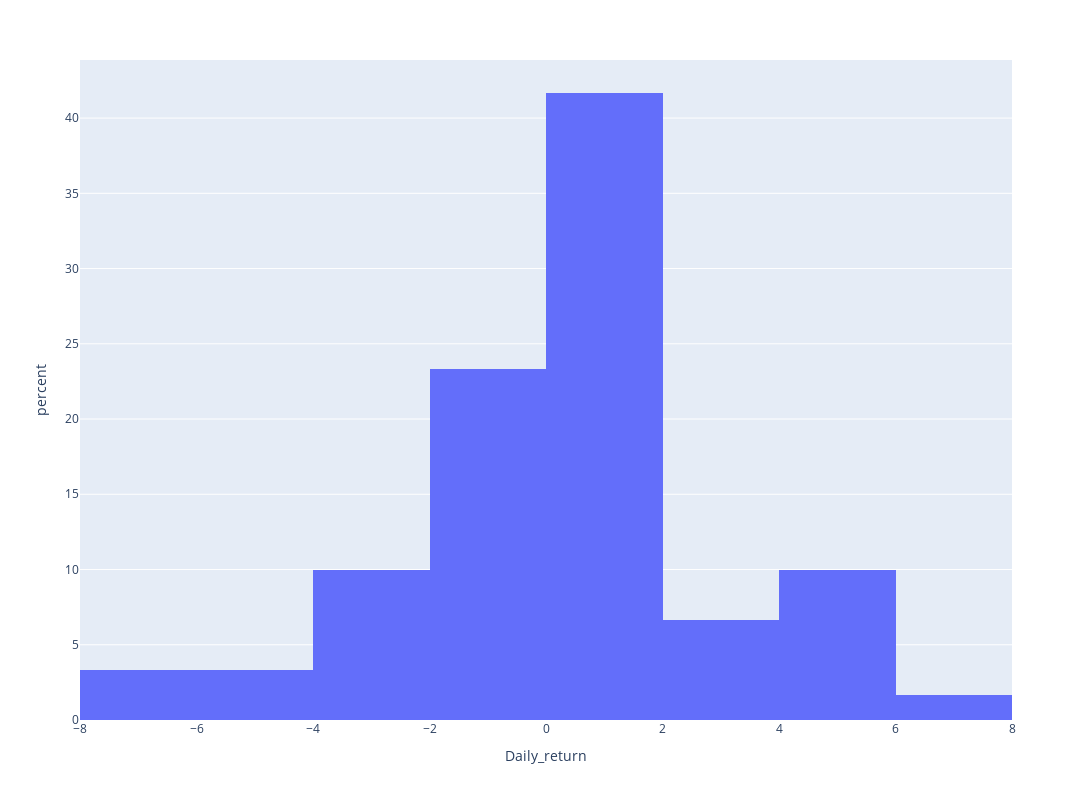

Notebook code cell kept with this figure:
### Code cell
dfig = go.Figure()
px.histogram(df.head(60), x="Daily_return",histnorm='percent', width=1200,    height=800)

### Figure 1 — Plotly figure (JSON) as saved in the notebook; plotly's stock layout.template omitted (floating-point values rounded to 4 significant figures)
{"data": [{"alignmentgroup": "True", "bingroup": "x", "histnorm": "percent", "hovertemplate": "Daily_return=%{x}<br>percent=%{y}<extra></extra>", "legendgroup": "", "marker": {"color": "#636efa"}, "name": "", "offsetgroup": "", "orientation": "v", "showlegend": false, "type": "histogram", "x": [-0.8197, 0, 4.132, -1.984, 5.263, 0.7692, 0.7634, 1.515, 2.985, 0.3623, 2.888, -3.158, 0, 1.087, -3.584, 1.487, -0.3663, 0.3676, -3.297, 0, -0.7576, -3.053, -0.7874, 1.19, 4.314, 1.88, -1.107, 3.358, 0.722, -2.509, 0.7353, 0.365, 0.3636, -1.087, -0.3663, 4.044, -4.947, -6.32, 1.984, 0.7782, 0.7722, -3.448, 0.7937, -0.3937, 1.581, 0.3891, 1.163, 0, -0.3831, -5.0, -1.619, 4.527, -0.7874, -1.19, -6.426, -1.288, 3.478, 0.4202, 7.113, 5.469], "xaxis": "x", "yaxis": "y"}], "layout": {"barmode": "relative", "height": 800, "legend": {"tracegroupgap": 0}, "margin": {"t": 60}, "width": 1200, "xaxis": {"anchor": "y", "domain": [0, 1], "title": {"text": "Daily_return"}}, "yaxis": {"anchor": "x", "domain": [0, 1], "title": {"text": "percent"}}}}
